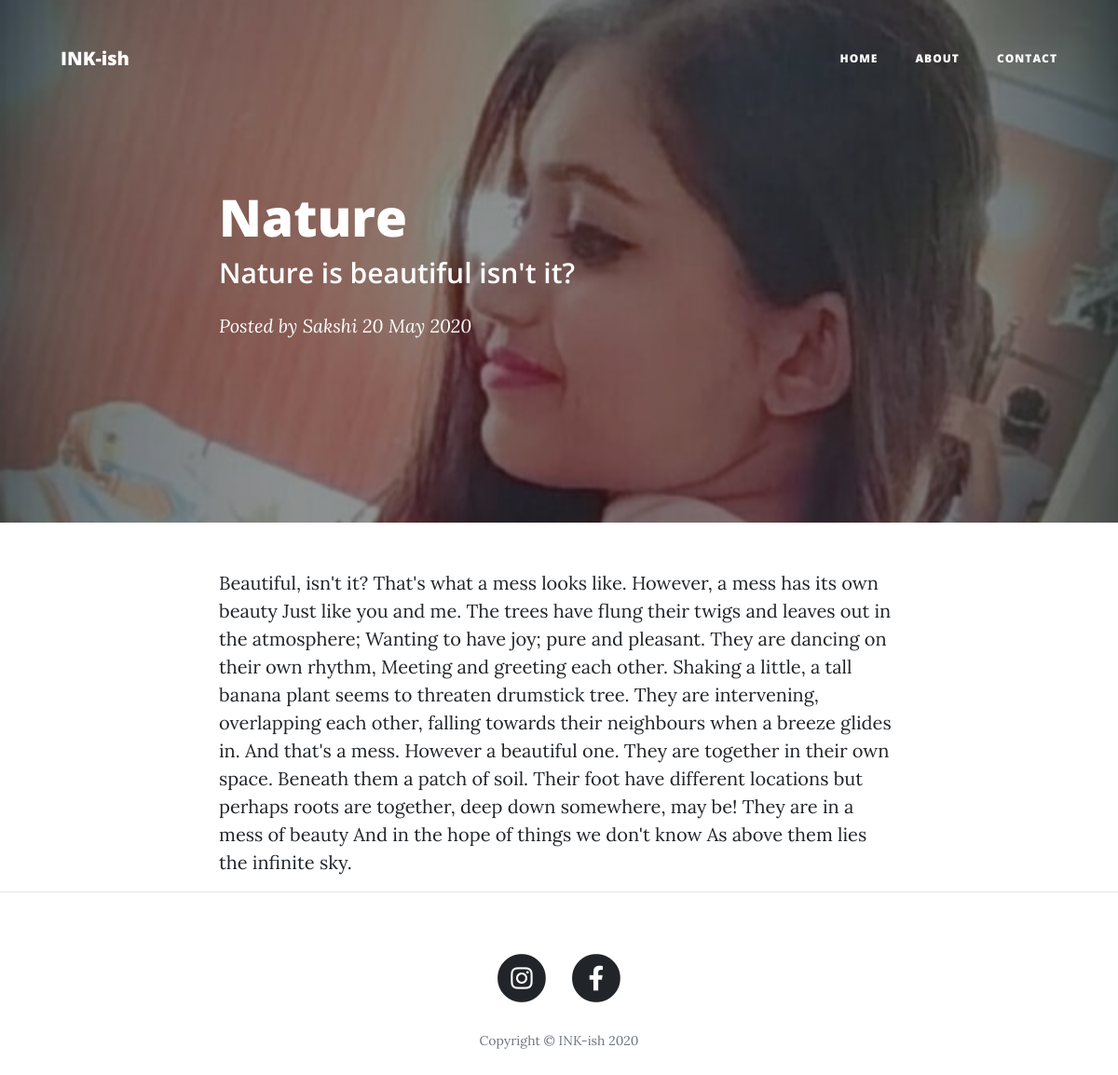
Screenshot of /post/2 with the database file from the repository.
### tables this page shows
CREATE TABLE `header` (`Id` INTEGER PRIMARY KEY AUTOINCREMENT NOT NULL,
`Title` TEXT NOT NULL);

CREATE TABLE `post` (`Id` INTEGER PRIMARY KEY AUTOINCREMENT NOT NULL,
`title` TEXT NOT NULL,
`subhead` TEXT NOT NULL,
`content` TEXT NOT NULL,
`by` TEXT NOT NULL,
`date` TEXT NOT NULL,
`image` TEXT NOT NULL);

CREATE TABLE `footer` (`Id` INTEGER PRIMARY KEY AUTOINCREMENT NOT NULL,
`Titel` TEXT NOT NULL);

### cleanblog.py (the view)
@app.route('/post/<int:id>')
def post(id):
	conn=sqlite3.connect('cleanblog.db')
	temp=conn.execute("select * from post where id=?",(id,))
	conn.commit()
	temp1=conn.execute("select * from header")
	temp3=conn.execute("select * from footer")
	return render_template('post.html',data=temp,data1=temp1,data3=temp3)

### templates/post.html
{%  extends "layout.html" %}
{% block body %}
{% for data in data %}
 <header class="masthead" style="background-image: url('{{ url_for('static', filename='img/'+data[6]) }}')">
    <div class="overlay"></div>
    <div class="container">
      <div class="row">
        <div class="col-lg-8 col-md-10 mx-auto">
          <div class="post-heading">
            <h1>{{data[1]}}</h1>
            <h2 class="subheading">{{data[2]}}</h2>
            <span class="meta">Posted by
              <a href="#">{{data[4]}}</a>
              {{data[5]}}</span>
          </div>
        </div>
      </div>
    </div>
  </header>
  <article>
    <div class="container">
      <div class="row">
        <div class="col-lg-8 col-md-10 mx-auto">
          {{data[3]}}
        </div>
      </div>
    </div>
  </article>
{% endfor %}
{% endblock %}

### templates/layout.html (shortened to what this page needs)
<!DOCTYPE html>
<html lang="en">
{% for data in data1 %}
<head>
  <link href="{{ url_for('static', filename='vendor/bootstrap/css/bootstrap.min.css') }}" rel="stylesheet">
  <link href="{{ url_for('static', filename='vendor/fontawesome-free/css/all.min.css') }}" rel="stylesheet" type="text/css">
  <link href="{{url_for('static', filename='css/clean-blog.min.css') }}" rel="stylesheet">
</head>
<body>
  <nav class="navbar navbar-expand-lg navbar-light fixed-top" id="mainNav">
    <div class="container">
      <p class="navbar-brand" >{{data[1]}}</p>
      <div class="collapse navbar-collapse" id="navbarResponsive">
        <ul class="navbar-nav ml-auto">
          <li class="nav-item">
            <a class="nav-link" href="/">Home</a>
          </li>
          <li class="nav-item">
            <a class="nav-link" href="/about">About</a>
          </li>
          <li class="nav-item">
            <a class="nav-link" href="/contact">Contact</a>
          </li>
        </ul>
      </div>
    </div>
  </nav>
{% endfor %}
{% block body %}   {% endblock %}
  <hr>
{% for data in data3 %}
  <footer>
    <div class="container">
      <div class="row">
        <div class="col-lg-8 col-md-10 mx-auto">
          <ul class="list-inline text-center">
            <li class="list-inline-item">
              <a href="https://www.instagram.com/_most_.wanted_.munda_/">
                <span class="fa-stack fa-lg">
                  <i class="fas fa-circle fa-stack-2x"></i>
                  <i class="fab fa-instagram fa-stack-1x fa-inverse"></i>
                </span>
              </a>
            </li>
            <li class="list-inline-item">
              <a href="https://www.facebook.com/abhinav.chauhan.3348">
                <span class="fa-stack fa-lg">
                  <i class="fas fa-circle fa-stack-2x"></i>
                  <i class="fab fa-facebook-f fa-stack-1x fa-inverse"></i>
                </span>
              </a>
            </li>
          </ul>
          <p class="copyright text-muted">Copyright &copy; {{data[1]}}</p>
        </div>
      </div>
    </div>
  </footer>
{% endfor %}
</body>
</html>

### rows the page displays
header: Title "INK-ish"
post: image (picture), title "Nature", subhead "Nature is beautiful isn't it?", by "Sakshi", date "20 May 2020", content "Beautiful, isn't it? That's what a mess looks like. However, a mess has its own beauty Just like you and me. The trees have flung their twigs and leaves out in the atmosphere; Wanting to have joy; pure and pleasant. They are dancing on their own rhythm, Meeting and greeting each other. Shaking a little, a tall banana plant seems to threaten drumstick tree. They are intervening, overlapping each other, falling towards their neighbours when a breeze glides in. And that's a mess. However a beautiful one. They are together in their own space. Beneath them a patch of soil. Their foot have different locations but perhaps roots are together, deep down somewhere, may be! They are in a mess of…"
footer: Titel "INK-ish 2020"
